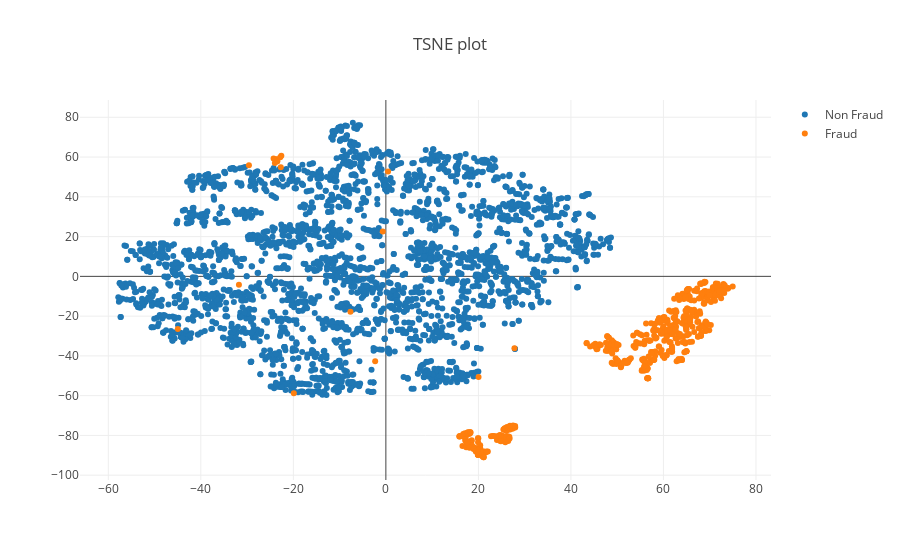

Notebook cell for this chart:
### Code cell
plot_scatter(sample_encoded_X, sample_encoded_y, mode='TSNE', fname='tsne2.png')

### Figure 1 — Plotly figure (JSON) as saved in the notebook; plotly's stock layout.template omitted (floating-point values rounded to 4 significant figures; data arrays with more than 128 entries replaced by an {"elided": "..."} marker saying what was removed)
{"data": [{"mode": "markers", "name": "Non Fraud", "showlegend": true, "type": "scatter", "uid": "7a145f66-d433-45aa-8aba-62694a22cad6", "x": {"elided": "3000 float values"}, "y": {"elided": "3000 float values"}}, {"mode": "markers", "name": "Fraud", "showlegend": true, "type": "scatter", "uid": "ce1b2881-6904-42f3-a60c-e95812b4b5e0", "x": {"elided": "492 float values"}, "y": {"elided": "492 float values"}}], "layout": {"title": {"text": "TSNE plot"}}}
